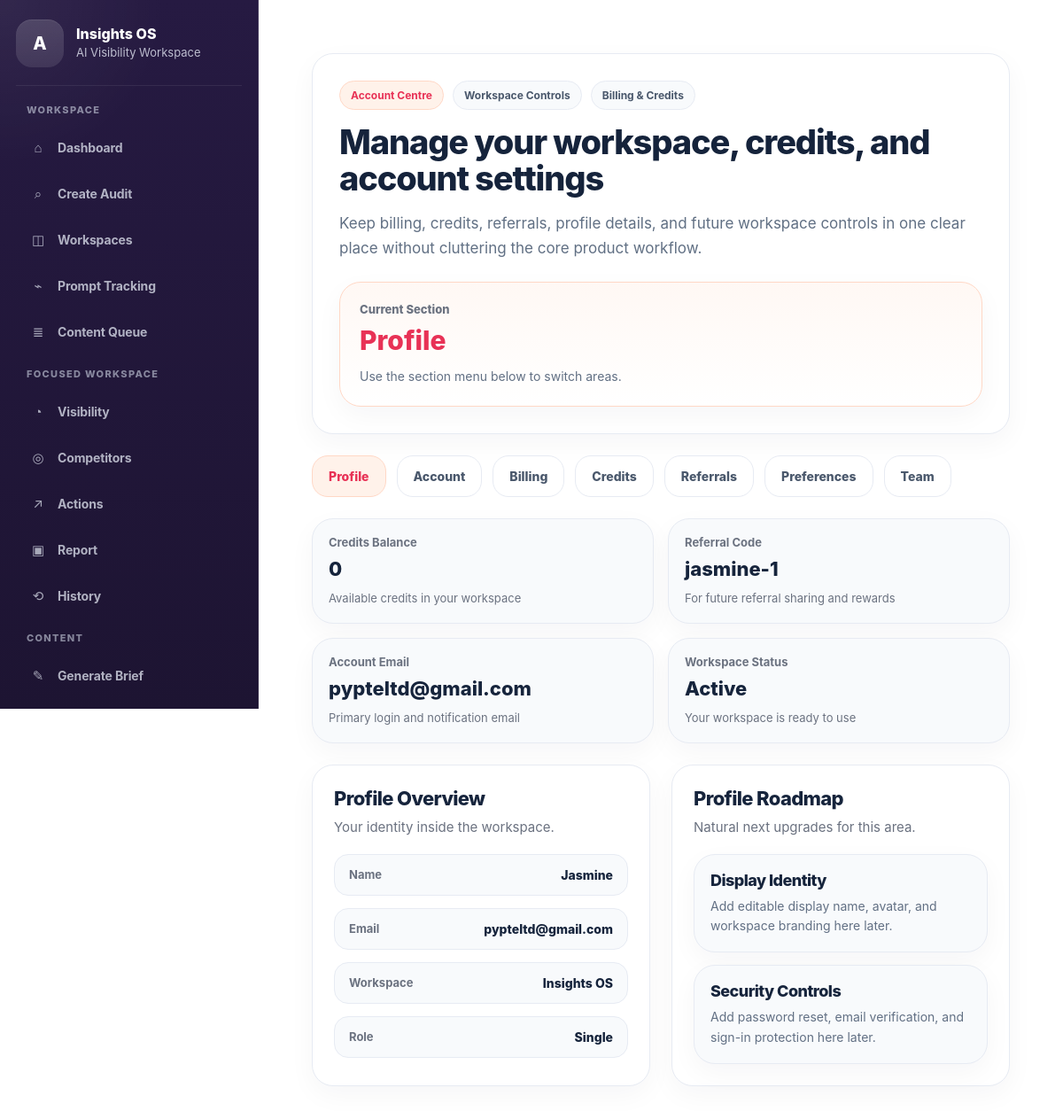
The app's page /settings (signed in) with its own data.
### app.py (models this page shows)
class Wallet(db.Model):
    __tablename__ = "wallets"
    id = db.Column(db.Integer, primary_key=True)
    user_id = db.Column(db.Integer, db.ForeignKey("users.id"), unique=True, nullable=False)
    balance = db.Column(db.Integer, default=0, nullable=False)
    updated_at = db.Column(db.DateTime, default=datetime.utcnow, onupdate=datetime.utcnow)

class User(UserMixin, db.Model):
    __tablename__ = "users"
    id = db.Column(db.Integer, primary_key=True)
    email = db.Column(db.String(255), unique=True, nullable=False)
    password_hash = db.Column(db.String(255), nullable=False)
    name = db.Column(db.String(255), nullable=False)
    referral_code = db.Column(db.String(50), unique=True, nullable=True)
    referred_by_user_id = db.Column(db.Integer, db.ForeignKey("users.id"), nullable=True)
    created_at = db.Column(db.DateTime, default=datetime.utcnow)
    role = db.Column(db.String(50), default="user")
    plan = db.Column(db.String(50), default="free")
    is_white_label_enabled = db.Column(db.Boolean, default=False)
    agency_name = db.Column(db.String(255), nullable=True)
    wallet = db.relationship(
        "Wallet",
        backref="user",
        uselist=False,
        cascade="all, delete-orphan",
    )
    clients = db.relationship(
        "Client",
        backref="user",
        lazy=True,
        cascade="all, delete-orphan",
    )

### app.py (the view)
@app.route("/settings")
@login_required
def settings_page():
    return render_settings_section("profile")

### action_engine.py (called while the page is built)
def _safe_int(value: Any, default: int = 0) -> int:
    try:
        if value is None:
            return default
        return int(round(float(value)))
    except Exception:
        return default

def _safe_float(value: Any, default: float = 0.0) -> float:
    try:
        if value is None:
            return default
        return float(value)
    except Exception:
        return default

def _unique_actions(actions: List[Dict[str, Any]]) -> List[Dict[str, Any]]:
    seen = set()
    output = []
    for action in actions:
        key = (
            action.get("category", ""),
            action.get("title", ""),
            action.get("linked_query", ""),
            action.get("recommended_fix", ""),
        )
        if key in seen:
            continue
        seen.add(key)
        output.append(action)
    output.sort(key=lambda x: PRIORITY_ORDER.get(x.get("priority", "low"), 99))
    return output

def _make_action(
    *,
    category: str,
    priority: str,
    title: str,
    issue: str,
    why_it_matters: str,
    recommended_fix: str,
    linked_query: Optional[str] = None,
    suggested_content_type: Optional[str] = None,
    support_signal: Optional[str] = None,
) -> Dict[str, Any]:
    return {
        "category": category,
        "priority": priority,
        "title": title,
        "issue": issue,
        "why_it_matters": why_it_matters,
        "recommended_fix": recommended_fix,
        "linked_query": linked_query,
        "suggested_content_type": suggested_content_type,
        "support_signal": support_signal or "",
    }

def _infer_content_type_from_query(query: str, competitors: Optional[List[str]] = None) -> str:
    q = (query or "").lower()
    if " vs " in q or "versus" in q or "alternative" in q or competitors:
        return "comparison_page"
    if q.startswith("what ") or q.startswith("how ") or q.startswith("why "):
        return "guide"
    if "near me" in q or "singapore" in q or "location" in q:
        return "location_page"
    if "faq" in q or q.startswith("can ") or q.startswith("does "):
        return "faq_page"
    return "service_page"

### app.py (called while the page is built)
@login_manager.user_loader
def load_user(user_id):
    return db.session.get(User, int(user_id))

def load_json_file(filepath):
    with open(filepath, "r", encoding="utf-8") as f:
        return json.load(f)

def read_full_audit_data(summary_filename):
    full_path = get_full_path(summary_filename)
    if not full_path:
        return None
    return safe_load_json(full_path, None)

### templates/settings.html (shortened to what this page needs)
{% extends "base.html" %}
{% block content %}
<div class="settings-v3-page">
    <section class="settings-v3-hero">
        <div class="settings-v3-hero-copy">
            <div class="settings-v3-eyebrow-row">
                <span class="settings-chip settings-chip-primary">Account Centre</span>
                <span class="settings-chip">Workspace Controls</span>
                <span class="settings-chip">Billing & Credits</span>
            </div>
            <h1>Manage your workspace, credits, and account settings</h1>
            <p>
                Keep billing, credits, referrals, profile details, and future workspace controls in one clear place without cluttering the core product workflow.
            </p>
        </div>
        <div class="settings-v3-hero-side">
            <div class="settings-v3-active-card">
                <span>Current Section</span>
                <strong>{{ active_settings_section|replace('_', ' ')|title }}</strong>
                <small>Use the section menu below to switch areas.</small>
            </div>
        </div>
    </section>
    <section class="settings-v3-section-nav">
        <a href="{{ url_for('settings_page') }}"
           class="settings-v3-tab {% if active_settings_section == 'profile' %}active{% endif %}">
            Profile
        </a>
        <a href="{{ url_for('settings_account') }}"
           class="settings-v3-tab {% if active_settings_section == 'account' %}active{% endif %}">
            Account
        </a>
        <a href="{{ url_for('settings_billing') }}"
           class="settings-v3-tab {% if active_settings_section == 'billing' %}active{% endif %}">
            Billing
        </a>
        <a href="{{ url_for('settings_credits') }}"
           class="settings-v3-tab {% if active_settings_section == 'credits' %}active{% endif %}">
            Credits
        </a>
        <a href="{{ url_for('settings_referrals') }}"
           class="settings-v3-tab {% if active_settings_section == 'referrals' %}active{% endif %}">
            Referrals
        </a>
        <a href="{{ url_for('settings_preferences') }}"
           class="settings-v3-tab {% if active_settings_section == 'preferences' %}active{% endif %}">
            Preferences
        </a>
        <a href="{{ url_for('settings_team') }}"
           class="settings-v3-tab {% if active_settings_section == 'team' %}active{% endif %}">
            Team
        </a>
    </section>
    <section class="settings-v3-summary-grid">
        <div class="settings-v3-summary-card">
            <span>Credits Balance</span>
            <strong>
                {% if current_user.wallet %}
                    {{ current_user.wallet.balance }}
                {% else %}
                    0
                {% endif %}
            </strong>
            <small>Available credits in your workspace</small>
        </div>
        <div class="settings-v3-summary-card">
            <span>Referral Code</span>
            <strong>{{ current_user.referral_code or "Pending setup" }}</strong>
            <small>For future referral sharing and rewards</small>
        </div>
        <div class="settings-v3-summary-card">
            <span>Account Email</span>
            <strong>{{ current_user.email }}</strong>
            <small>Primary login and notification email</small>
        </div>
        <div class="settings-v3-summary-card">
            <span>Workspace Status</span>
            <strong>Active</strong>
            <small>Your workspace is ready to use</small>
        </div>
    </section>
    {% if active_settings_section == "profile" %}
    <section class="settings-v3-grid">
        <div class="settings-v3-panel">
            <div class="settings-v3-panel-head">
                <h2>Profile Overview</h2>
                <p>Your identity inside the workspace.</p>
            </div>
            <div class="settings-v3-info-list">
                <div class="settings-v3-info-row">
                    <span>Name</span>
                    <strong>{{ current_user.name }}</strong>
                </div>
                <div class="settings-v3-info-row">
                    <span>Email</span>
                    <strong>{{ current_user.email }}</strong>
                </div>
                <div class="settings-v3-info-row">
                    <span>Workspace</span>
                    <strong>Insights OS</strong>
                </div>
                <div class="settings-v3-info-row">
                    <span>Role</span>
                    <strong>{{ current_user.role|default("user")|title }}</strong>
                </div>
            </div>
        </div>
        <div class="settings-v3-panel">
            <div class="settings-v3-panel-head">
                <h2>Profile Roadmap</h2>
                <p>Natural next upgrades for this area.</p>
            </div>
            <div class="settings-v3-card-list">
                <div class="settings-v3-mini-card">
                    <h3>Display Identity</h3>
                    <p>Add editable display name, avatar, and workspace branding here later.</p>
                </div>
                <div class="settings-v3-mini-card">
                    <h3>Security Controls</h3>
                    <p>Add password reset, email verification, and sign-in protection here later.</p>
                </div>
            </div>
        </div>
    </section>
    {% endif %}
</div>
{% endblock %}

### templates/settings.html (style rules this page uses)
.settings-v3-page { padding: 28px; display: grid; gap: 24px; }
.settings-v3-hero, .settings-v3-active-card, .settings-v3-summary-card, .settings-v3-panel, .settings-v3-mini-card, .settings-v3-metric-card, .settings-v3-note-box, .settings-v3-tab { background: #ffffff; border: 1px solid #e7ebf3; border-radius: 24px; box-shadow: 0 10px 30px rgba(15, 23, 42, 0.04); }
.settings-v3-hero { padding: 30px; display: grid; grid-template-columns: minmax(0, 1.45fr) minmax(280px, 0.72fr); gap: 24px; align-items: stretch; }
.settings-v3-eyebrow-row { display: flex; flex-wrap: wrap; gap: 10px; margin-bottom: 16px; }
.settings-chip { display: inline-flex; align-items: center; padding: 8px 12px; border-radius: 999px; background: #f8fafc; border: 1px solid #e7ebf3; color: #4a586c; font-size: 13px; font-weight: 800; }
.settings-chip-primary { background: #fff2ea; border-color: #ffd8c6; color: #E83256; }
.settings-v3-hero-copy h1 { margin: 0; font-size: 38px; line-height: 1.08; font-weight: 800; color: #15233b; max-width: 760px; }
.settings-v3-hero-copy p { margin: 16px 0 0; font-size: 17px; line-height: 1.65; color: #617084; max-width: 760px; }
.settings-v3-active-card { padding: 22px; border-color: #ffd8c6; background: linear-gradient(180deg, #fff8f4 0%, #ffffff 100%); }
.settings-v3-active-card span { display: block; font-size: 13px; font-weight: 800; color: #6b7280; margin-bottom: 10px; }
.settings-v3-active-card strong { display: block; font-size: 30px; line-height: 1.15; font-weight: 800; color: #E83256; }
.settings-v3-active-card small { display: block; margin-top: 12px; color: #627084; font-size: 14px; line-height: 1.6; }
.settings-v3-section-nav { display: flex; flex-wrap: wrap; gap: 12px; }
.settings-v3-tab { padding: 14px 18px; border-radius: 18px; color: #4a586c; font-size: 14px; font-weight: 800; box-shadow: none; }
.settings-v3-tab.active { background: #fff2ea; border-color: #ffd8c6; color: #E83256; }
.settings-v3-summary-grid, .settings-v3-metric-grid { display: grid; gap: 16px; }
.settings-v3-summary-grid { grid-template-columns: repeat(4, minmax(0, 1fr)); }
.settings-v3-summary-card, .settings-v3-metric-card { padding: 18px; background: #f8fafc; }
.settings-v3-summary-card span, .settings-v3-metric-card span { display: block; font-size: 13px; font-weight: 700; color: #6b7280; margin-bottom: 8px; }
.settings-v3-summary-card strong, .settings-v3-metric-card strong { display: block; font-size: 22px; line-height: 1.35; font-weight: 800; color: #16243c; word-break: break-word; }
.settings-v3-summary-card small { display: block; margin-top: 8px; color: #6b7280; font-size: 13px; line-height: 1.5; }
.settings-v3-grid { display: grid; grid-template-columns: repeat(2, minmax(0, 1fr)); gap: 24px; }
.settings-v3-panel { padding: 24px; }
.settings-v3-panel-head { margin-bottom: 18px; }
.settings-v3-panel-head h2 { margin: 0 0 8px; font-size: 22px; font-weight: 800; color: #16243c; }
.settings-v3-panel-head p { margin: 0; color: #6b7280; font-size: 15px; line-height: 1.55; }
.settings-v3-info-list, .settings-v3-card-list, .settings-v3-bullet-list { display: grid; gap: 14px; }
.settings-v3-info-row { display: flex; justify-content: space-between; gap: 14px; padding: 14px 16px; border-radius: 16px; background: #f8fafc; border: 1px solid #e7ebf3; }
.settings-v3-info-row span { color: #6b7280; font-size: 13px; font-weight: 700; }
.settings-v3-info-row strong { color: #16243c; font-size: 14px; font-weight: 800; text-align: right; word-break: break-word; }
.settings-v3-mini-card { padding: 18px; background: #f8fafc; }
.settings-v3-mini-card h3 { margin: 0 0 8px; font-size: 18px; font-weight: 800; color: #16243c; }
.settings-v3-mini-card p, .settings-v3-bullet-item, .settings-v3-note-box { margin: 0; color: #627084; font-size: 14px; line-height: 1.6; }
@media (max-width: 1200px) { .settings-v3-hero, .settings-v3-summary-grid, .settings-v3-grid, .settings-v3-metric-grid { grid-template-columns: 1fr 1fr; } }
@media (max-width: 1200px) { .settings-v3-hero { grid-template-columns: 1fr; } }

### records on screen
Wallet: wallet.balance "0"
User: referral_code "jasmine-1", email "pypteltd@gmail.com", name "Jasmine", role "Single"

### other values on screen
{{ active_settings_section|replace('_', ' ')|title }} "Profile"
